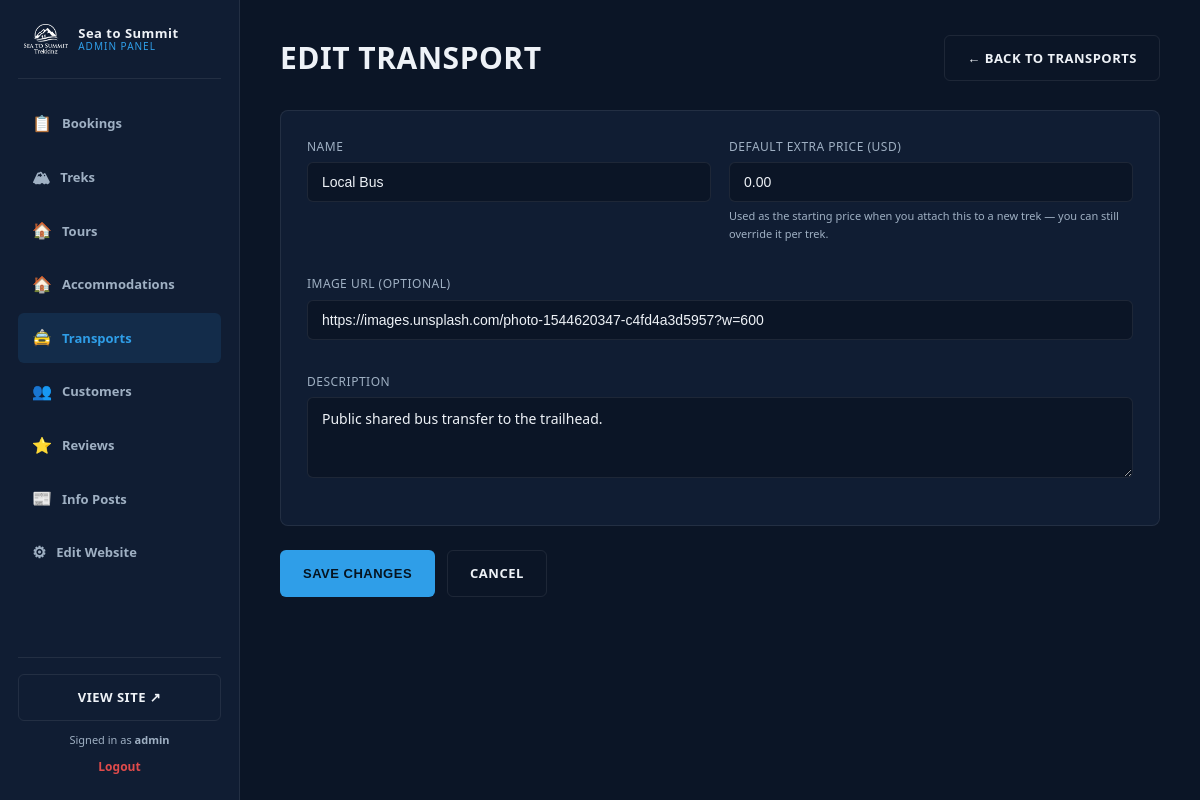
The page /admin/transport-form.php?id=1 (signed in) on the database its author committed.
### tables this page shows
CREATE TABLE transports (
    id INT AUTO_INCREMENT PRIMARY KEY,
    name VARCHAR(100) NOT NULL,
    description VARCHAR(255) NOT NULL,
    image_url VARCHAR(255) DEFAULT NULL,
    default_price DECIMAL(10,2) NOT NULL DEFAULT 0,
    created_at TIMESTAMP DEFAULT CURRENT_TIMESTAMP
);

### config.php (called while the page is built, shortened)
<?php
function h($str) {
    return htmlspecialchars($str ?? '', ENT_QUOTES, 'UTF-8');
}

### admin/transport-form.php (the view, shortened to what this page needs)
<?php
require_once '../config.php';
$id = isset($_GET['id']) ? (int)$_GET['id'] : (isset($_POST['id']) ? (int)$_POST['id'] : 0);
$isEdit = $id > 0;
$errors = [];
$item = ['name' => '', 'description' => '', 'image_url' => '', 'default_price' => 0];
if ($_SERVER['REQUEST_METHOD'] === 'POST') {
    $item['name'] = trim($_POST['name'] ?? '');
    $item['description'] = trim($_POST['description'] ?? '');
    $item['image_url'] = trim($_POST['image_url'] ?? '') ?: null;
    $item['default_price'] = (float)($_POST['default_price'] ?? 0);
    if ($item['name'] === '') $errors[] = 'Name is required.';
    if (empty($errors)) {
        if ($isEdit) {
            $stmt = $conn->prepare("UPDATE transports SET name=?, description=?, image_url=?, default_price=? WHERE id=?");
            $stmt->bind_param('sssdi', $item['name'], $item['description'], $item['image_url'], $item['default_price'], $id);
        } else {
            $stmt = $conn->prepare("INSERT INTO transports (name, description, image_url, default_price) VALUES (?,?,?,?)");
            $stmt->bind_param('sssd', $item['name'], $item['description'], $item['image_url'], $item['default_price']);
        }
        $stmt->execute();
        header('Location: transports.php?saved=1');
        exit;
    }
} elseif ($isEdit) {
    $stmt = $conn->prepare("SELECT * FROM transports WHERE id = ?");
    $stmt->bind_param('i', $id);
    $stmt->execute();
    $found = $stmt->get_result()->fetch_assoc();
    $item = $found;
}
?>
<?php include 'includes/header.php'; ?>
<div class="admin-page-header">
    <div><h1><?= $isEdit ? 'EDIT TRANSPORT' : 'ADD TRANSPORT' ?></h1></div>
    <a href="transports.php" class="btn btn-outline">&larr; BACK TO TRANSPORTS</a>
</div>
<form method="POST">
    <div class="form-card">
        <div class="admin-form-grid">
            <div class="form-field">
                <label>Name</label>
                <input type="text" name="name" value="<?= h($item['name']) ?>" required>
            </div>
            <div class="form-field">
                <label>Default Extra Price (USD)</label>
                <input type="number" step="0.01" name="default_price" value="<?= h($item['default_price']) ?>">
                <div class="hint">Used as the starting price when you attach this to a new trek — you can still override it per trek.</div>
            </div>
            <div class="form-field full">
                <label>Image URL (optional)</label>
                <input type="text" name="image_url" value="<?= h($item['image_url']) ?>">
            </div>
            <div class="form-field full">
                <label>Description</label>
                <textarea name="description" rows="3"><?= h($item['description']) ?></textarea>
            </div>
        </div>
    </div>
    <div style="display:flex;gap:12px;">
        <button type="submit" class="btn btn-primary"><?= $isEdit ? 'SAVE CHANGES' : 'ADD TRANSPORT' ?></button>
        <a href="transports.php" class="btn btn-outline">CANCEL</a>
    </div>
</form>
<?php include 'includes/footer.php'; ?>

### assets/css/style.css (style rules this page uses)
:root { --navy: #0b1526; --navy-2: #101d33; --navy-3: #16233b; --blue: #2f9ee8; --blue-dark: #1e6fb3; --red: #e04b4b; --text-light: #eef2f7; --text-muted: #9fb0c3; --border: rgba(255,255,255,0.08); --radius: 6px; }
* { box-sizing: border-box; }
body { margin: 0; font-family: 'Segoe UI', Arial, sans-serif; background: var(--navy); color: var(--text-light); line-height: 1.6; }
a { text-decoration: none; color: inherit; }
h1, h2, h3, h4 { font-family: 'Segoe UI', Arial, sans-serif; font-weight: 800; text-transform: uppercase; letter-spacing: 0.5px; margin: 0; }
.btn { display: inline-flex; align-items: center; gap: 8px; padding: 12px 22px; font-weight: 700; font-size: 13px; letter-spacing: 0.5px; border-radius: var(--radius); border: 1px solid transparent; cursor: pointer; transition: all 0.15s ease; }
.btn-primary { background: var(--blue); color: #061420; }
.btn-outline { background: transparent; border-color: var(--border); color: var(--text-light); }
.form-field { margin-bottom: 14px; }
.form-field label { display: block; font-size: 12px; color: var(--text-muted); margin-bottom: 6px; text-transform: uppercase; letter-spacing: 0.5px; }
.form-field input { width: 100%; padding: 11px 14px; border-radius: 6px; border: 1px solid var(--border); background: var(--navy); color: var(--text-light); font-size: 14px; outline: none; }
.admin-page-header { display: flex; align-items: center; justify-content: space-between; flex-wrap: wrap; gap: 14px; margin-bottom: 28px; }
.admin-page-header h1 { font-size: 30px; }
.admin-form-grid { display: grid; grid-template-columns: repeat(2, 1fr); gap: 18px; }
.admin-form-grid .full { grid-column: 1 / -1; }
.form-card { background: var(--navy-2); border: 1px solid var(--border); border-radius: 8px; padding: 26px; margin-bottom: 24px; }
.form-field textarea { width: 100%; padding: 11px 14px; border-radius: 6px; border: 1px solid var(--border); background: var(--navy); color: var(--text-light); font-size: 14px; outline: none; font-family: inherit; resize: vertical; }
.form-field .hint { color: var(--text-muted); font-size: 11px; margin-top: 5px; text-transform: none; }

### rows shown on the page
transports: name "Local Bus", default_price "0.00", image_url "https://images.unsplash.com/photo-1544620347-c4fd4a3d5957?w=600", description "Public shared bus transfer to the trailhead."

### other values the page prints
get_setting('site_name', 'Sea to Summit') "Sea to Summit"
$_SESSION['admin_username'] "admin"
